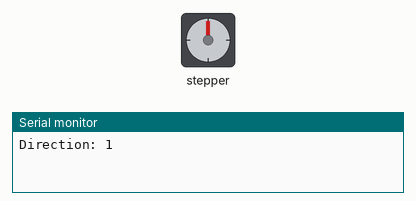
Bench run of a sketch on a simulated ESP32. Shown: stepper motor, the last lines printed to the serial monitor. Wiring (inferred from the names in the program): stepper motor driver (200 steps per turn assumed): step GPIO 2; direction GPIO 4.

Above: at 0.05 s.
At 3.15 s:
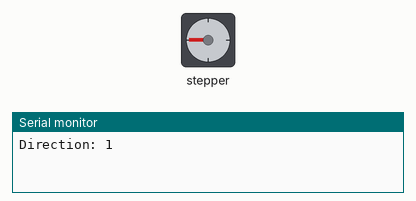
At 6.4 s:
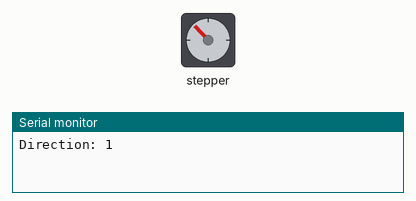
At 13.75 s:
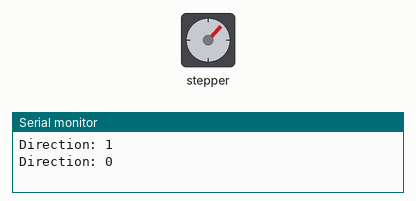
Timing chart, 0 to 19.3 s (numbered marks = the images above):
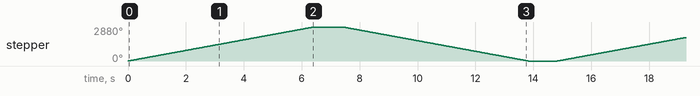

Measured:
- by itself, stepper: turns 2880° clockwise in 6.4 s, then 2880° counter-clockwise in 6.4 s, repeating every 14.8 s

The sketch:

StepperMotor.ino
```cpp
const int DIR = 4;
const int STEP = 2;
const int microMode = 8; // microstep mode, default is 1/8 so 8; ex: 1/16 would be 16
// full rotation * microstep divider
const int steps = 200 * microMode;
bool dir = LOW;

void setup()
{
    // setup step and dir pins as outputs
    pinMode(STEP, OUTPUT);
    pinMode(DIR, OUTPUT);
    Serial.begin(9600);
}

void loop()
{
    // change direction every loop
    dir = !dir;
    digitalWrite(DIR, dir);
    Serial.printf("Direction: %d\n", dir);
    // toggle STEP to move
    for (int x = 0; x < steps; x++)
    {
        digitalWrite(STEP, HIGH);
        delay(2);
        digitalWrite(STEP, LOW);
        delay(2);
    }
    delay(1000); // 1 second delay
}
```
